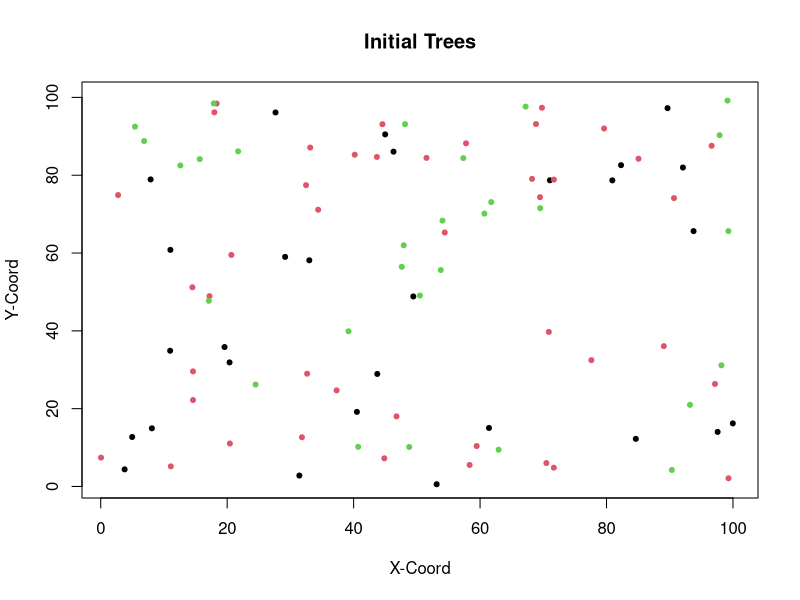

Reproduce this figure in R. (Note: this script raises an error after producing the figure.)
#The main code and beta code are now identical. My version control skills are pretty bad but I made an "old code" branch just to be able to 
#Look back at the old structure of the model. There's probably a way better way to do that but I'm not sure how?

## Updated with the new carrying capacity equation. Still parameterizing a bit
#Load packages

#Load packages
library(tidyverse) 
library(gridExtra)


### Initialize params ###

# Set up a grid to represent land
#Place individuals on plot
xsize = ysize = 100

numInd = 100
numSpecies = 3
data <-  tibble("ID" = 1:numInd, "age" = 3, 
                 species = sample(numSpecies, numInd, replace = TRUE), "xlocation" = runif(numInd, 0, 100), 
                 "ylocation" = runif(numInd,0,100), "parentalDistance" = 0)

#Ignore:
#sample(150, numInd, replace = TRUE)

herbivores <- data %>%  slice_sample(n = 25) %>% select(-c(ID, age, parentalDistance))
herbivores <- herbivores %>% mutate(ID = 1:nrow(herbivores), age = 0)
plot(data$xlocation, data$ylocation, col = data$species, pch = 20, xlim = c(1,100), ylim = c(1,100),
     xlab = "X-Coord", ylab = "Y-Coord", main = "Initial Trees")



#Set up rates of birth/death/growth etc...
deltaT = 1 #1 year periods of growth
ageChange = deltaT
dispParam = 8 #dispersalParam
DensParam = 0.3 #DensityParamx
# DensParam1 = 2
uniqueSp = unique(data$species)
numYears = 10000



#Carrying Capacity
K= 3500
growthRate = 0.3

#Herbivore initials
HerbDensParam = 4
HerbEffectiveness = 0.84

# Used for summary statistics
speciesPopulation = NULL
herbPop = NULL
agePops = NULL
herbAgePop = NULL
denseSpecies <- NULL

### MAIN LOOP ####


for(t in seq(0, numYears, by = deltaT)){ 
  #grow
  data$age = data$age + deltaT
  herbivores$age = herbivores$age + 1
  
  #disperse seed
  adults <- data[data$age > 3, ]
  seedsPerSpecies <- NULL
  for (i in 1:numSpecies){
    speciesPop = nrow(data[data$species == i,])
    numSeeds <- carryingCapacity(speciesPop, nrow(data), K)
    seedsPerSpecies <- c(seedsPerSpecies, numSeeds)
  }
  Ind = data[1, ]
  babies <- dispersal(adults)
  #survival of seeds
  #babies <- seedPredation(babies, babies$parentalDistance)
  data <- bind_rows(data, babies)
  
  #Background death of adults. Death rate decreases with age
  data <- backgroundDeath(data)
  
  #trees over max age die
  
  countSpecies <- speciesSize(data$species)
  speciesPopulation <-  bind_rows(speciesPopulation, countSpecies)
  
  #Herbivores die
  herbivores <- herbivoreDeath(data, herbivores)
  
  
  #Herbivores reproduce
  newHerbivores <- herbivoreGrowth(data, herbivores)
  herbivores <- bind_rows(herbivores, newHerbivores)
  herbivores <- herbivores[!duplicated(herbivores$xlocation) & !duplicated(herbivores$ylocation),]
  
  #Supplemental
  countHerbs <- speciesSize(herbivores$species)
  herbPop <- bind_rows(herbPop, countHerbs)
  
  #Herbivores damage trees
  data <-  herbivory(data, herbivores)
  
  
  #Supp  functions/Statistics
  ages <- tibble("gen" = t, "babies" = nrow(subset(data, age < 6)), "young" = nrow(subset(data, age >= 6 & age <=20)), "middle aged" = nrow(subset(data, age > 20 &
                                                                                                   age < 50)), 
                 "old" = nrow(subset(data, age >= 50)))
  
  herbAges <- tibble("gen" = t, "babies" = nrow(subset(herbivores, age < 6)), 
                     "young" = nrow(subset(herbivores, age >= 6 & age <=20)),
                     "middle aged" = nrow(subset(herbivores, age > 20 &                                                                                                                                 age < 50)), 
                     "old" = nrow(subset(herbivores, age >= 50)))
  currentDens <- tibble("gen" = t, "num" = speciesDense(data))
  
  denseSpecies <- bind_rows(denseSpecies, currentDens)
  agePops <- bind_rows(agePops, ages)
  herbAgePop <- bind_rows(herbAgePop, herbAges)
  
  #These fucntions plot the trees every generation. I mainly use these when trying to
  #paramterize something so I can see the effects on several generations. Otherwise comment them out
  
  plot(data$xlocation, data$ylocation, col = data$species, pch = 20, xlim = c(1,100), ylim = c(1,100),
       main = "Tree Population Size", ylab = "Count", xlab = "Generation")
  #plot(herbivores$xlocation, herbivores$ylocation, col = herbivores$species, pch = 20, xlim = c(1,100), ylim = c(1,100))
  
  print(t)

}


##### MAIN FUNCTIONS #######

#Carrying Capacity limitis birth rates

carryingCapacity = function(speciesN, totalN, K){
  s = speciesN * growthRate
  popGrowth <- (s*(K-totalN)/K)
  popGrowth <-  ifelse(popGrowth > 0, popGrowth, 0)
  return(popGrowth)
  
}

#Disperse x number of seeds per parent. 

dispersal <- function(Trees){
  babies = NULL
  for(i in 1:numSpecies){
    speciesTree <- Trees[Trees$species == i,]
    if(nrow(speciesTree)> 0){
      #Before running this, we calculate seeds per species using the carrying capacity function
      numBabies <- ceiling(seedsPerSpecies[i])
      #take a random sample of conspecific adult trees to disperse the seeds
      parents <- slice_sample(speciesTree, n = numBabies, replace = TRUE)
      if (nrow(parents)>0){
        for (i in 1:nrow(parents)){
          parent = parents[i,]
          baby = parent[1, ]
          baby$age = as.integer(0)
          baby$ID  = max(data$ID) + i 
          baby$species  =  parent$species
          babyDist = (rnorm(1, mean=0, sd=dispParam))
          r = babyDist * sqrt(runif(1))
          theta = runif(1)*2*pi
          baby$xlocation = ((r*cos(theta)) + parent$xlocation) %% xsize
          baby$ylocation = (((r*sin(theta)) * babyDist) + parent$ylocation) %% ysize
          baby$parentalDistance = abs(r)
          babies <- bind_rows(babies, baby)
        }
      }
      
    }
  }
  return(babies)
}
  



#Natural Background death
backgroundDeath <- function(population){
  living = c()
  probDeath = c()
  for (i in 1:nrow(population)){
    alive <- (runif(1) > 0.01)
    living[i] = alive
  }
  return(population[living,])
}




#### HERBIVORY FUNCTIONS ######


#Herbivory function: herbivores kill trees
herbivory <- function(trees, herbivores){
  deadTrees = NULL
  for (i in 1:nrow(herbivores)){
    indHerbivore = herbivores[i, ]
    infected = data[data$xlocation == indHerbivore$xlocation  & data$ylocation == indHerbivore$ylocation, ]
    probSurv = (((infected$age+1)) / (((indHerbivore$age)+1)*HerbEffectiveness))
    if(probSurv < abs(rnorm(1,mean = 1, sd = 0.2))){
      deadTrees <- bind_rows(deadTrees, infected)
    }
  }
  deadID = deadTrees$ID
  return(subset(trees, !(ID %in% deadID)))
}

herbivoreGrowth <- function(trees, herbivores){
  infectedTrees <- NULL
  for (i in 1:nrow(herbivores)){
    indHerbivore <- herbivores[i, ]
    infectedTree <- subset(trees, xlocation > indHerbivore$xlocation - (HerbDensParam)
                           & xlocation < indHerbivore$xlocation + (HerbDensParam )
                           & ylocation > indHerbivore$ylocation - (HerbDensParam)
                           & ylocation < indHerbivore$ylocation + (HerbDensParam )
                           & species == indHerbivore$species)
    infectedTree <- subset(infectedTree, (xlocation != indHerbivore$xlocation | ylocation != indHerbivore$ylocation))
    infectedTrees <- bind_rows(infectedTrees, infectedTree)
  }
  if(nrow(infectedTrees) > 0){
    newHerbivores <- infectedTrees %>%  select(-c(parentalDistance, ID, age)) %>% 
      mutate(ID = seq(max(herbivores$ID)+1, 
      max(herbivores$ID)+nrow(infectedTrees)), age = 0)
  }else{
    newHerbivores <- NULL
  }
  return(newHerbivores)
}

herbivoreDeath <- function(trees, herbivores){
  dead = NULL
  totalInf = NULL
  for (i in 1:nrow(herbivores)){
    indHerbivore = herbivores[i, ]
    infected = data[data$xlocation == indHerbivore$xlocation  & data$ylocation == indHerbivore$ylocation, ]
    if (nrow(infected) < 1){
      dead <- bind_rows(dead, indHerbivore)
    }
  }
  herbID = dead$ID
  return(subset(herbivores, !(ID %in% herbID)))
}


### SUPPLEMENTAL FUNCTIONS###


#Plot pathogen vs trees
grid.arrange(plotSpecies(speciesPopulation), plotHerbSpecies(herbPop), ncol = 1)

totals <- speciesPopulation %>% mutate(total = (`Species 1` + `Species 2` + `Species 3`))
plot(totals$total, pch = 20, col = "cadetblue3")
#Plot the age distribution over time of trees
agePops1 <-  pivot_longer(agePops, cols = !gen, names_to = "Group", values_to = "Count")
agePopGraph <- ggplot(agePops1, aes(gen, Count, color = Group))+
  geom_line()

herbAgePop1 <-  pivot_longer(herbAgePop, cols = !gen, names_to = "Group", values_to = "Count")
herbAgeGraph <- ggplot(herbAgePop1, aes(gen, Count, color = Group))+
  geom_line()

grid.arrange(agePopGraph, herbAgeGraph, ncol = 1)


#plot adult pop
treesOld <- subset(agePops1, Group == "old")

agePopGraph <- ggplot(treesOld, aes(gen, Count))+
  geom_line()
agePopGraph
#Plot species density
ggplot(data = denseSpecies, aes(x = gen, y= num))+
  geom_line()+
  labs(y = "Population per 5x5",x = "generation", title = "Conspecific density")

#Used to plot population over time
plotSize <- function(popSize){
  popTime <- tibble("gen" = c(1:length(popSize)), "population" = popSize)
  plot(popTime$gen, popTime$population, type = "b", col = "blue")
}

#used to plot average density for a specific parameter
densSize <- function(xlocation, ylocation){
  Densities = NULL
  for (i in seq(0,95, by = 5)){
    popSegment = subset(xlocation, xlocation > i & xlocation < i+5)
    Densities = c(Densities, length(popSegment))
  }
  return(mean(Densities))
}

#Track population of each species
speciesSize <- function(speciesTypes){
  a = speciesTypes[speciesTypes == 1]
  b = speciesTypes[speciesTypes == 2]
  c = speciesTypes[speciesTypes == 3]
  
  df <- tibble("Species 1" = length(a), "Species 2" = length(b), "Species 3" = length(c))
  return(df)
}


#Plot amount of each species
plotSpecies <- function(speciesPopulation){
  speciesPopulation <- add_column(speciesPopulation, gen = 1:nrow(speciesPopulation))
  speciesPopulation <- pivot_longer(speciesPopulation, cols = starts_with("Species"), names_to = "Species",
                             names_prefix = "Species ", values_to = "Count")
  ggplot(data = speciesPopulation, aes(gen, Count, col = Species))+
    geom_point()+
    geom_line()+
    ylim(0, max(speciesPopulation$Count))+
    ylab("Tree Count")
  
}
plotHerbSpecies <- function(speciesPopulation){
  speciesPopulation <- add_column(speciesPopulation, gen = 1:nrow(speciesPopulation))
  speciesPopulation <- pivot_longer(speciesPopulation, cols = starts_with("Species"), names_to = "Species",
                             names_prefix = "Species ", values_to = "Count")
  ggplot(data = speciesPopulation, aes(gen, Count, col = Species))+
    geom_point()+
    geom_line()+
    ylim(0, max(speciesPopulation$Count))+
    ylab("Herbivore Count")
  
}

speciesDense <- function(population){
  totalNeighbors <- tibble("set" = NULL, "neighbors" = NULL)
  for (i in seq(0,100,5)){
      numNeighbors <- nrow(subset(population, species == 1 & xlocation > (i-5) & xlocation <= i
                                  & ylocation > (i-5) & ylocation < (i)))
      currentNeighbors <- tibble("set" = (i/5), "neighbors" = numNeighbors)
      totalNeighbors <- bind_rows(totalNeighbors, currentNeighbors)
  }
  avg = mean(totalNeighbors$neighbors)
  return(avg)
  }
#If want to track pop/dens put this in main loop and recreate variables popSize and avgDens
#Then use plotSize and densSize functions
popSize = c(popSize, nrow(data))
currentDens <- densSize(data$xlocation, data$ylocation)
avgDens <- c(avgDens, currentDens)
